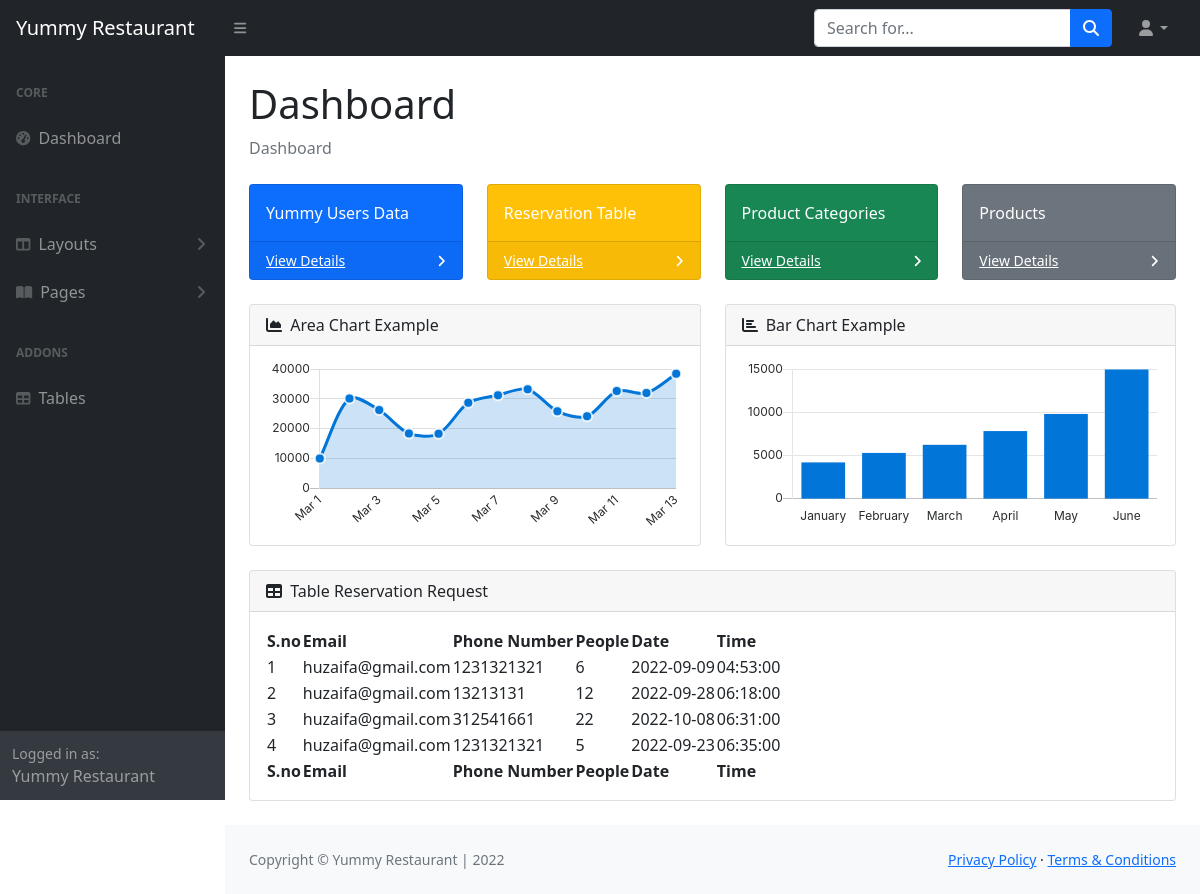
/admin_panel/index.php (signed in), run on an earlier commit of the app's database.
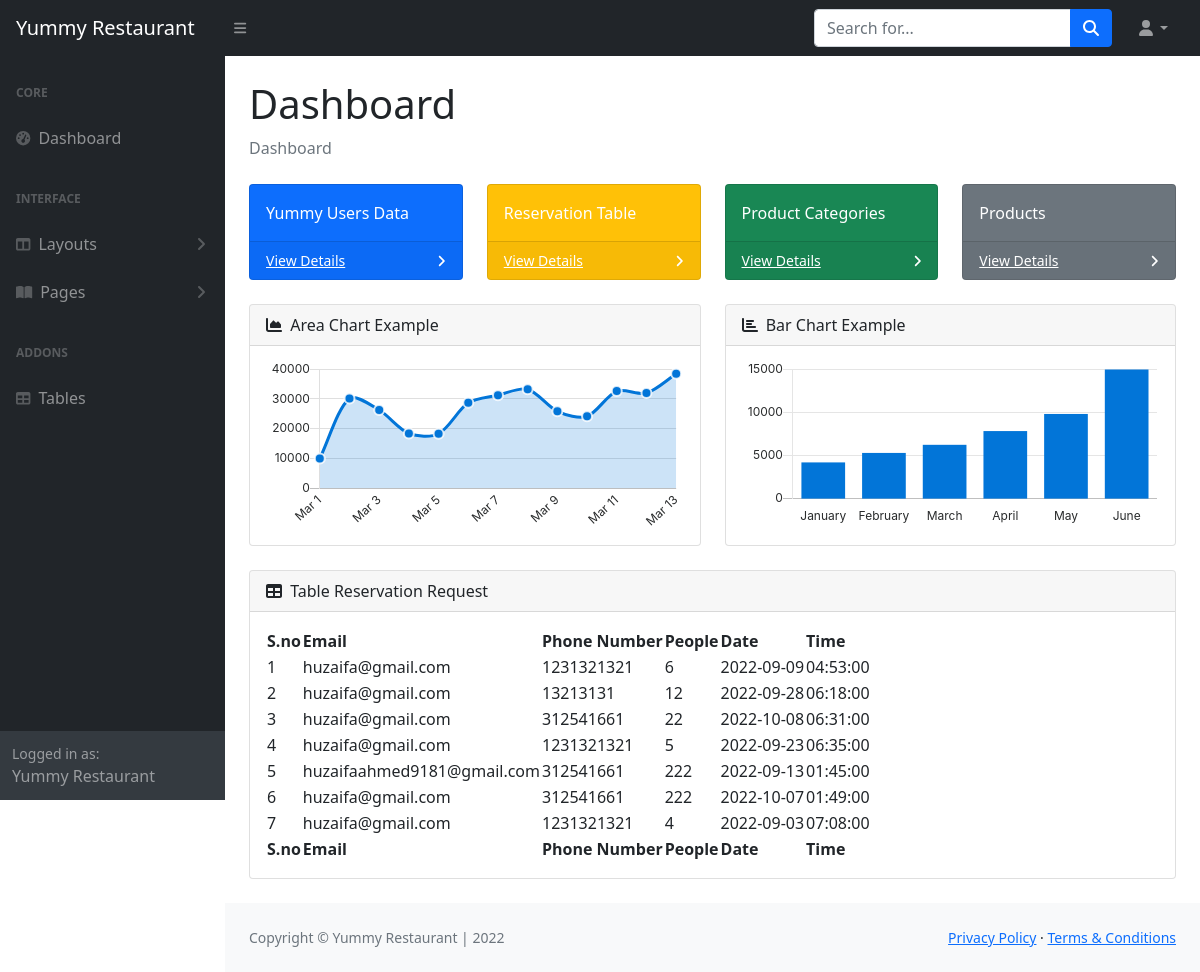
And on a later commit of the database.
### tables this page shows
CREATE TABLE `table_reservation` (
  `id` int(11) NOT NULL,
  `email` varchar(50) NOT NULL,
  `phone` int(11) NOT NULL,
  `people` int(30) NOT NULL,
  `table_book` varchar(20) NOT NULL,
  `date` date NOT NULL,
  `time` time NOT NULL
);

### admin_panel/index.php (the view, shortened to what the changed rows need)
<?php
    include "php/database.php";
?>
<!DOCTYPE html>
<html lang="en">
    <head>
        <link href="https://cdn.jsdelivr.net/npm/simple-datatables@latest/dist/style.css" rel="stylesheet" />
        <link href="css/styles.css" rel="stylesheet" />
    </head>
    <body class="sb-nav-fixed">
        <div id="layoutSidenav">
            <div id="layoutSidenav_content">
                <main>
                    <div class="container-fluid px-4">
                        <h1 class="mt-4">Dashboard</h1>
                        <div class="card mb-4">
                            <div class="card-body">
                                <table id="datatablesSimple">
                                    <thead>
                                        <tr>
                                            <th>S.no</th>
                                            <th>Email</th>
                                            <th>Phone Number</th>
                                            <th>People</th>
                                            <th>Date</th>
                                            <th>Time</th>
                                        </tr>
                                    </thead>
                                    <tfoot>
                                        <tr>
                                            <th>S.no</th>
                                            <th>Email</th>
                                            <th>Phone Number</th>
                                            <th>People</th>
                                            <th>Date</th>
                                            <th>Time</th>
                                        </tr>
                                    </tfoot>
                                    <tbody>
                                    <?php
                                        $sql = "SELECT * FROM `table_reservation`;";
                                        $result = mysqli_query($conn,$sql);
                                        $count = 1;
                                        while($data = mysqli_fetch_assoc($result)){
                                            echo '<tr>
                                            <td>'.$count.'</td>
                                            <td>' . $data['email'] .'</td>
                                            <td>' . $data['phone'] .'</td>
                                            <td>' . $data['people'] .'</td>
                                            <td>' . $data['date'] .'</td>
                                            <td>' . $data['time'] .'</td>
                                          </tr>';
                                          $count = $count +1;
                                        }
                                    ?>
                                    </tbody>
                                </table>
                            </div>
                        </div>
                    </div>
                </main>
            </div>
        </div>
    </body>
</html>

What changed in the data, as far as the page shows it:
added table_reservation: email "huzaifaahmed9181@gmail.com", phone "312541661", people "222", date "2022-09-13", time "01:45:00"
added table_reservation: email "huzaifa@gmail.com", phone "312541661", people "222", date "2022-10-07", time "01:49:00"
added table_reservation: email "huzaifa@gmail.com", phone "1231321321", people "4", date "2022-09-03", time "07:08:00"
